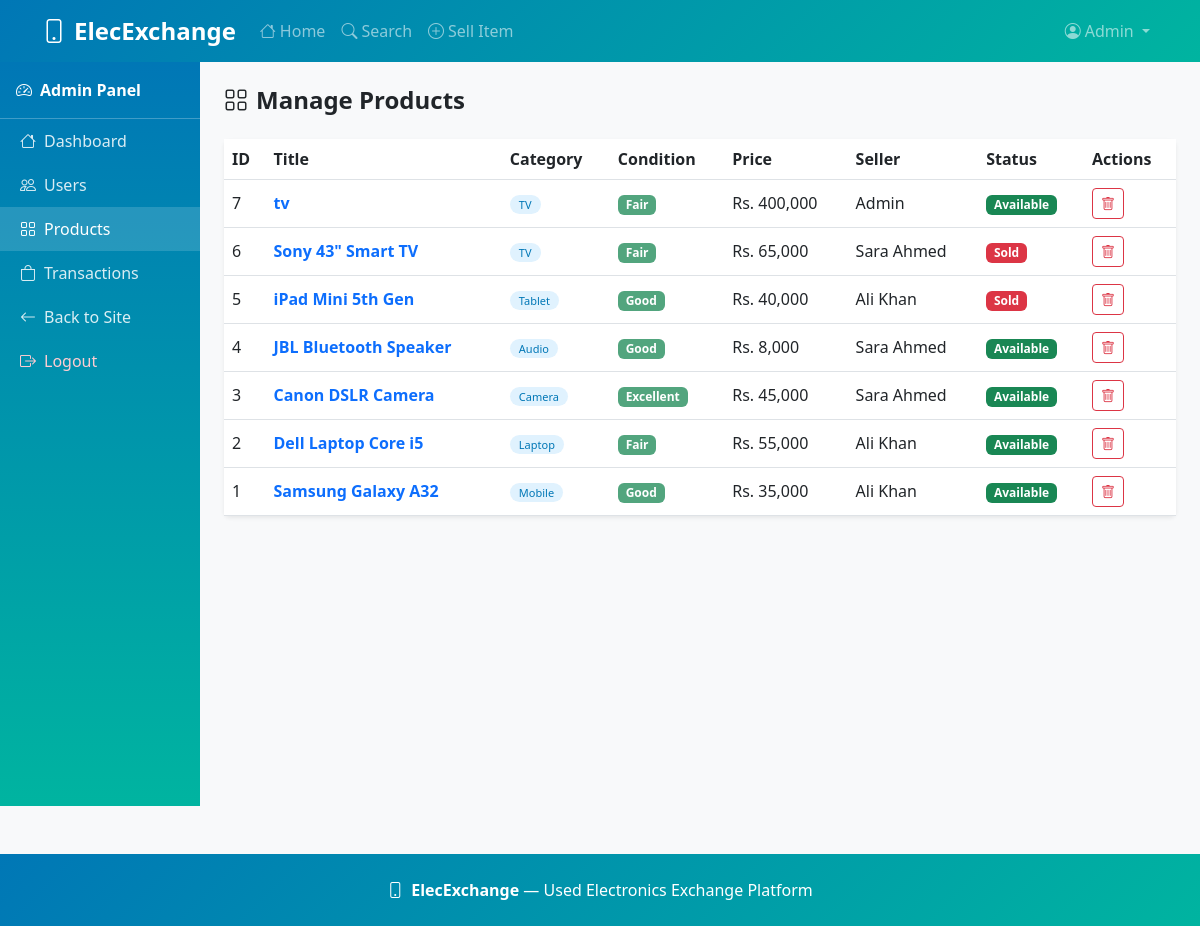
/admin/products (signed in), run on the app's committed database.
### tables this page shows
CREATE TABLE products (
            id             INTEGER PRIMARY KEY AUTOINCREMENT,
            user_id        INTEGER,
            title          TEXT NOT NULL,
            description    TEXT,
            price          REAL NOT NULL,
            category       TEXT,
            condition_info TEXT DEFAULT 'Good',
            image          TEXT DEFAULT '',
            status         TEXT DEFAULT 'available',
            created_at     TEXT DEFAULT CURRENT_TIMESTAMP
        );

CREATE TABLE users (
            id          INTEGER PRIMARY KEY AUTOINCREMENT,
            name        TEXT NOT NULL,
            email       TEXT UNIQUE NOT NULL,
            phone       TEXT,
            password    TEXT NOT NULL,
            role        TEXT DEFAULT 'user',
            is_verified INTEGER DEFAULT 0,
            verify_code TEXT DEFAULT '',
            joined      TEXT DEFAULT CURRENT_DATE
        );

### app.py (the view)
@app.route('/admin/products')
@login_required
@admin_required
def admin_products():
    db = get_db()
    if request.args.get('delete'): db.execute("DELETE FROM products WHERE id=?",(int(request.args['delete']),)); db.commit()
    products = db.execute("SELECT p.*,u.name as seller FROM products p JOIN users u ON p.user_id=u.id ORDER BY p.id DESC").fetchall()
    db.close()
    return render_template('admin/products.html', products=products)

### app.py (called while the page is built)
def get_db():
    conn = sqlite3.connect(DB)
    conn.row_factory = sqlite3.Row
    return conn

def login_required(f):
    @wraps(f)
    def d(*a,**kw):
        if 'user_id' not in session: return redirect(url_for('login'))
        return f(*a,**kw)
    return d

def admin_required(f):
    @wraps(f)
    def d(*a,**kw):
        if session.get('role') != 'admin': return redirect(url_for('index'))
        return f(*a,**kw)
    return d

### templates/admin/products.html
{% extends 'admin/base_admin.html' %}
{% block admin_content %}
<h4 class="fw-bold mb-4"><i class="bi bi-grid me-2"></i>Manage Products</h4>
<div class="card border-0 shadow-sm">
    <div class="table-responsive">
        <table class="table table-hover align-middle mb-0">
            <thead style="background:linear-gradient(135deg,#0077b6,#00b4a0);color:white;">
                <tr><th>ID</th><th>Title</th><th>Category</th><th>Condition</th><th>Price</th><th>Seller</th><th>Status</th><th>Actions</th></tr>
            </thead>
            <tbody>
                {% for p in products %}
                <tr>
                    <td>{{ p.id }}</td>
                    <td><a href="/product/{{ p.id }}" class="text-decoration-none fw-semibold">{{ p.title }}</a></td>
                    <td><span class="cat-badge">{{ p.category }}</span></td>
                    <td><span class="badge bg-success opacity-75">{{ p.condition_info }}</span></td>
                    <td>Rs. {{ "{:,.0f}".format(p.price) }}</td>
                    <td>{{ p.seller }}</td>
                    <td>{% if p.status=='available' %}<span class="badge bg-success">Available</span>{% else %}<span class="badge bg-danger">Sold</span>{% endif %}</td>
                    <td>
                        <a href="/admin/products?delete={{ p.id }}" class="btn btn-sm btn-outline-danger" onclick="return confirm('Delete this product?')"><i class="bi bi-trash"></i></a>
                    </td>
                </tr>
                {% endfor %}
            </tbody>
        </table>
    </div>
</div>
{% endblock %}

### templates/base.html (style rules this page uses)
body { background:#f8f9fa;font-family:'Segoe UI',sans-serif; }
.cat-badge { background:#e0f2fe;color:#0077b6;font-size:11px;padding:2px 9px;border-radius:20px;font-weight:500; }

### data on the page
products: id "7", title "tv", category "TV", condition_info "Fair", price "400,000", seller "Admin", status "Available"
products: id "6", title "Sony 43\" Smart TV", category "TV", condition_info "Fair", price "65,000", seller "Sara Ahmed", status "Sold"
products: id "5", title "iPad Mini 5th Gen", category "Tablet", condition_info "Good", price "40,000", seller "Ali Khan", status "Sold"
products: id "4", title "JBL Bluetooth Speaker", category "Audio", condition_info "Good", price "8,000", seller "Sara Ahmed", status "Available"
products: id "3", title "Canon DSLR Camera", category "Camera", condition_info "Excellent", price "45,000", seller "Sara Ahmed", status "Available"
products: id "2", title "Dell Laptop Core i5", category "Laptop", condition_info "Fair", price "55,000", seller "Ali Khan", status "Available"
products: id "1", title "Samsung Galaxy A32", category "Mobile", condition_info "Good", price "35,000", seller "Ali Khan", status "Available"

### other printed values
{{ session.user_name }} "Admin"
